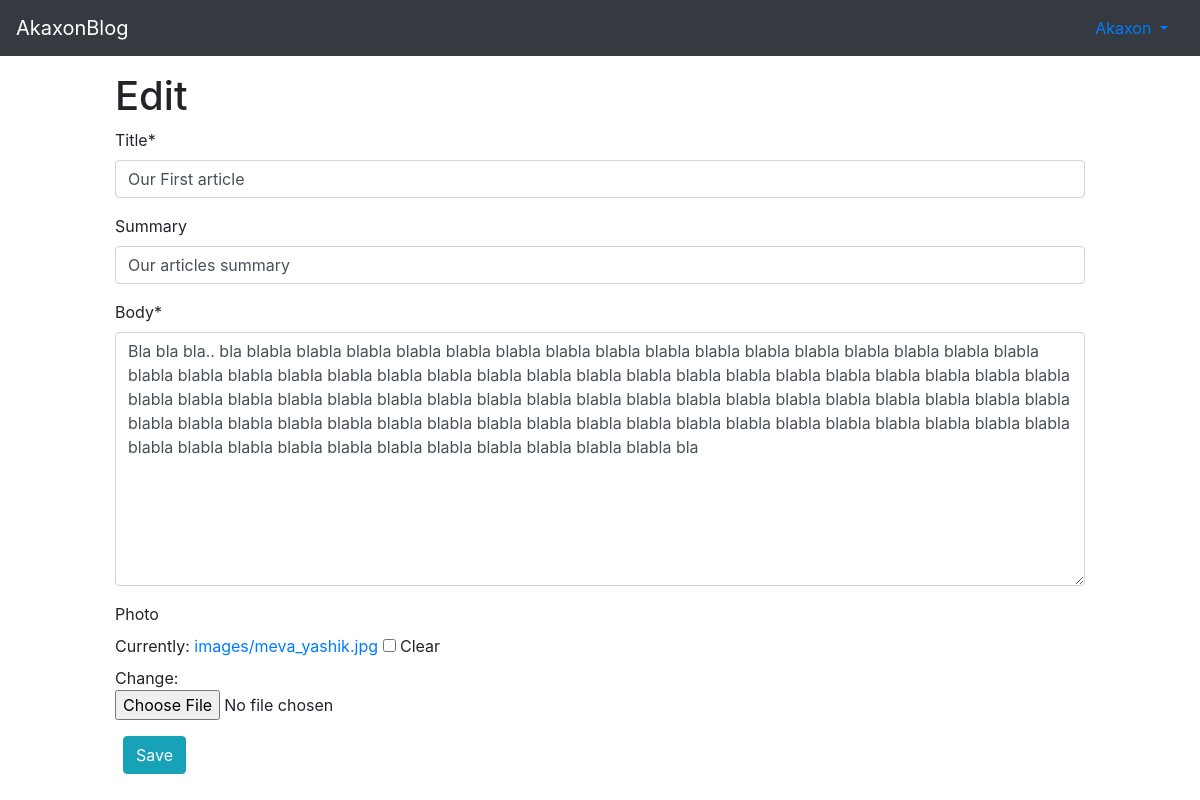
The page /articles/1/edit/ (signed in) on the database as committed earlier.
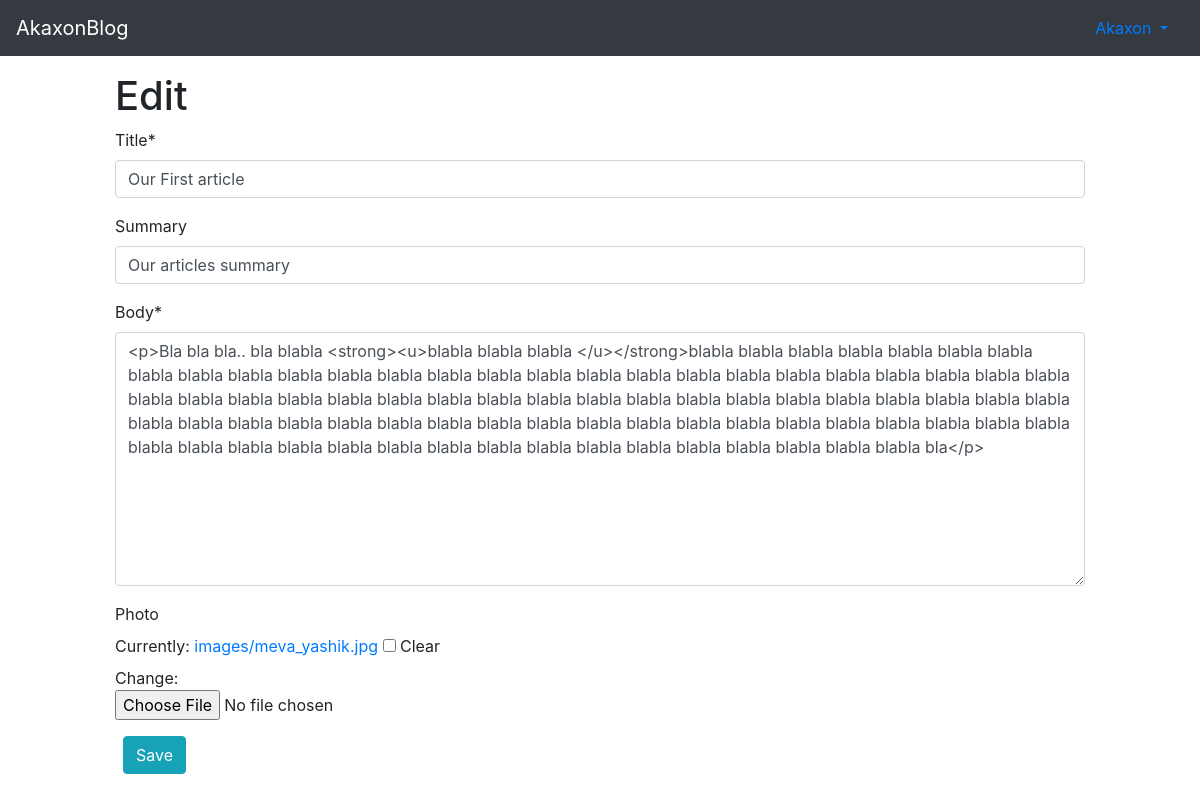
The same page on the database as committed later.
### articles/models.py (models this page shows, shortened)
class Article(models.Model):
    title = models.CharField(max_length=150)
    summary = models.CharField(max_length=200, blank=True)
    body = RichTextField()
    photo = models.ImageField(upload_to='images/', blank=True)
    date = models.DateTimeField(auto_now_add=True)
    author = models.ForeignKey(
        get_user_model(),
        on_delete=models.CASCADE,
    )

### articles/views.py (the view)
# urls.py: path('<int:pk>/edit/', ArticleUpdateView.as_view(), name="article_edit"),
class ArticleUpdateView(LoginRequiredMixin, UserPassesTestMixin, UpdateView):
    model = Article
    fields = ('title', 'summary', 'body', 'photo')
    template_name = 'article_edit.html'
    def test_func(self):
        obj = self.get_object()
        return obj.author == self.request.user

### templates/article_edit.html (shortened to what this page needs)
{% extends 'base.html' %}
{% load crispy_forms_tags %}
{% block content%}
<div class="row justify-content-center pt-3">
  <div class="col-10">
    <h1>Edit</h1>
    <form method="POST" enctype="multipart/form-data">
      {{form|crispy}}
      <button type="submit" class="btn btn-info ml-2">Save</button>
    </form>
  </div>
</div>
{% endblock content %}

Rows that differ between the two databases and show on the page:
changed Article "Our First article": body "Bla bla bla.. bla blabla blabla blabla blabla blabla blabla blabla blabla blabla blabla blabla blabla blabla blabla blabla blabla blabla blabla blabla blabla blabla blabla blabla blabla blabla blabla blabla blabla blabla blabla blabla blabla blabla blabla blabla blabla blabla blabla blabla blabla blabla blabla blabla blabla blabla blabla blabla blabla blabla blabla blabla blabla blabla blabla blabla blabla blabla blabla blabla blabla blabla blabla blabla blabla blabla blabla blabla blabla blabla blabla blabla blabla blabla blabla blabla blabla blabla blabla blabla blabla blabla blabla blabla blabla bla" → "<p>Bla bla bla.. bla blabla <strong><u>blabla blabla blabla </u></strong>blabla blabla blabla blabla blabla blabla blabla blabla blabla blabla blabla blabla blabla blabla blabla blabla blabla blabla blabla blabla blabla blabla blabla blabla blabla blabla blabla blabla blabla blabla blabla blabla blabla blabla blabla blabla blabla blabla blabla blabla blabla blabla blabla blabla blabla blabla blabla blabla blabla blabla blabla blabla blabla blabla blabla blabla blabla blabla blabla blabla blabla blabla blabla blabla blabla blabla blabla blabla blabla blabla blabla blabla blabla blabla blabla blabla blabla blabla blabla blabla bla</p>"
